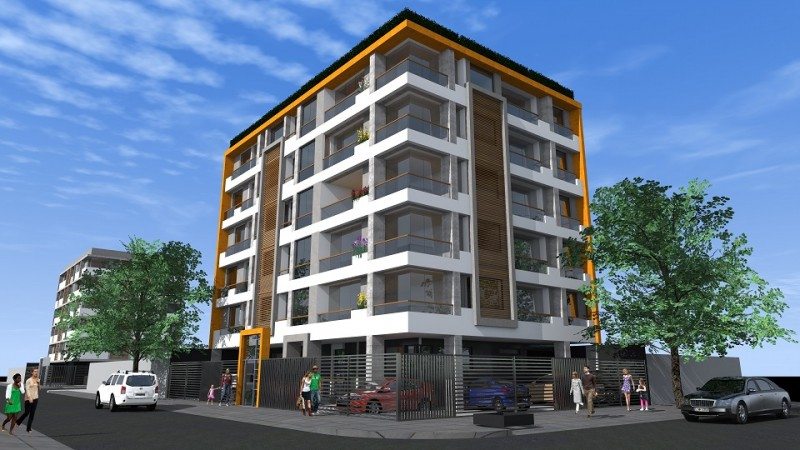
#> input picture Practica5/data/edificio.jpg, 800 x 450 px, found by its file name
$ jupyter execute 'Práctica5.ipynb'   (shell and % lines are left out)
#> lines starting #> are read from the running program, lines starting #| are printed output that depends on the picture; after the words box and inside, x2 and y2 are one past the last pixel; in counts of white or black regions, pixels touching at a corner belong together
<a href="https://colab.research.google.com/github/Jegovila/cursoVR/blob/main/Practica5%3A%20Detecci%C3%B3n%20de%20esquinas/python/Pr%C3%A1ctica5.ipynb" target="_parent"></a>

[cell 1]
import cv2
import numpy as np
import matplotlib.pyplot as plt
from google.colab.patches import cv2_imshow

Filtros

[cell 2]
# ----- BOX -----
n = 17
h = np.ones((n, n), np.float32)/(n*n)
# ----Sobel------
hx = np.matrix('-1 0 1;-2 0 2;-1 0 1')
hy = np.matrix('-1 -2 -1;0 0 0;1 2 1')
# ----- Gauss ----
hg = np.matrix('1 4 6 4 1;4 16 24 16 4;6 24 36 24 6;4 16 24 16 4;1 4 6 4 1')
hg = hg * (1/256)

Leer imagen

[cell 3]
I = cv2.imread("edificio.jpg")
#> I is the input picture: shape (450, 800, 3); mean B, G, R 142.3, 119.2, 99.7
Ig = cv2.cvtColor(I, cv2.COLOR_BGR2GRAY)
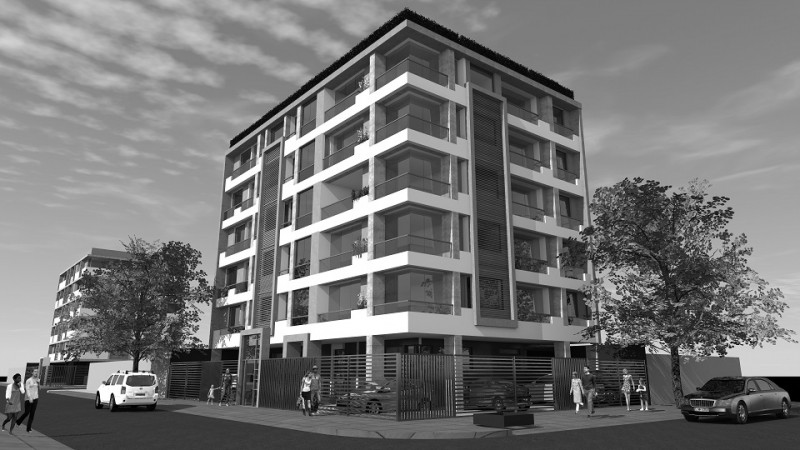
#> Ig: shape (450, 800); min 0, max 255, mean 116
Ig = Ig.astype(np.float64) # convertir a float, de lo contrario los calculos se redondean
M, N = Ig.shape
#> M = 450; N = 800

Parámetros del detector

[cell 4]
alpha = 0.0014
th = 50
vecindad = 50

[cell 5]
S = np.zeros((M, N), dtype=np.float64)

# Suavizado
Ig = cv2.filter2D(Ig, -1, h)
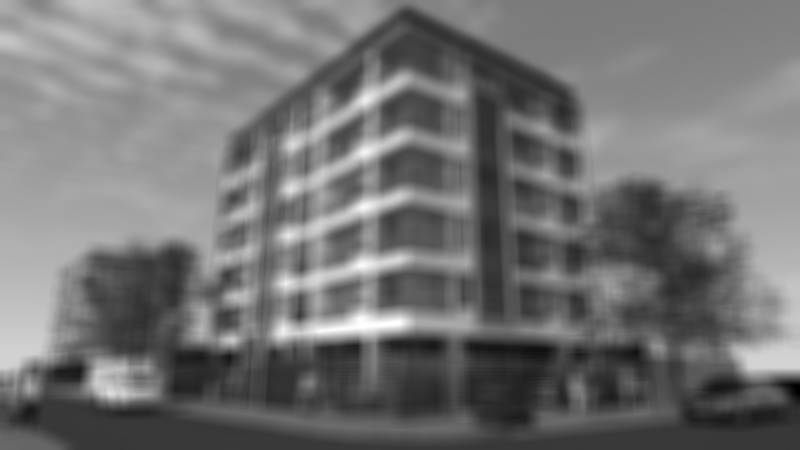
#> Ig: shape (450, 800) float64; min 0.332, max 254.5, mean 116

# Derivadas
Ix = cv2.filter2D(Ig, -1, hx)
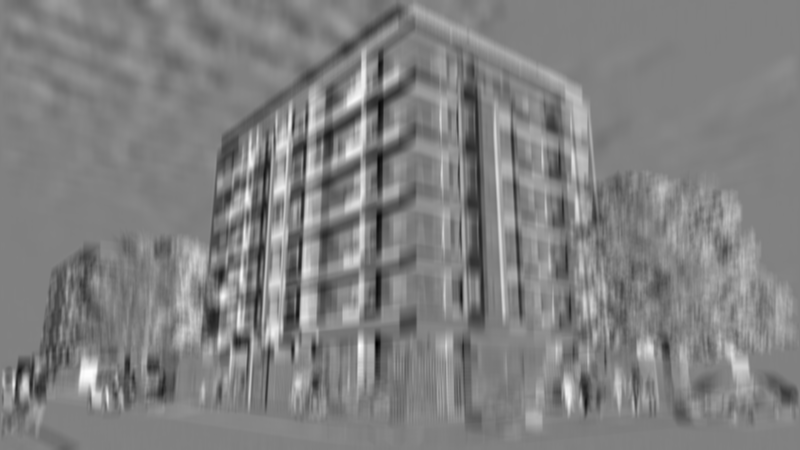
#> Ix: shape (450, 800) float64; min -86.38, max 84.52, mean -0.1; drawn with min black and max white
Iy = cv2.filter2D(Ig, -1, hy)
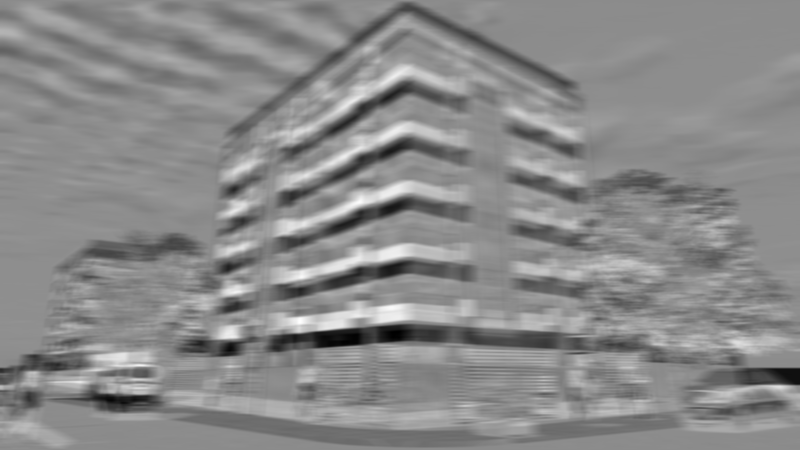
#> Iy: shape (450, 800) float64; min -111.8, max 92.28, mean -1.5; drawn with min black and max white
# Ixx = cv2.filter2D(Ix, -1, hx)

HE11 = np.multiply(Ix,Ix)
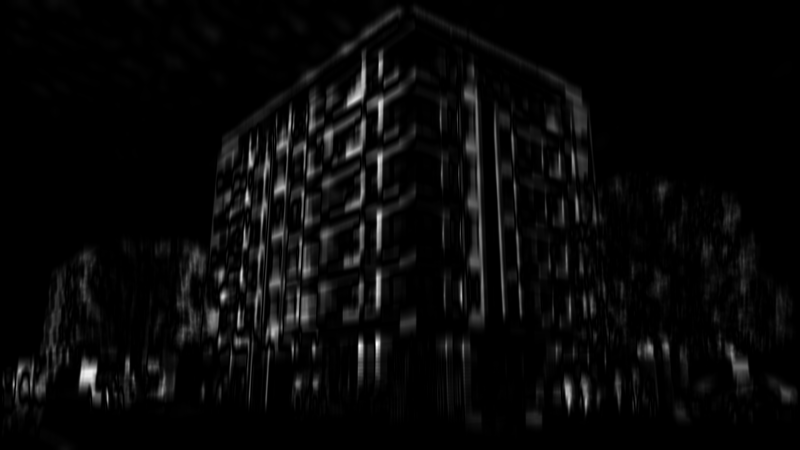
#> HE11: shape (450, 800) float64; min 0, max 7461.6, mean 262.6; drawn with min black and max white
HE22 = np.multiply(Iy,Iy)
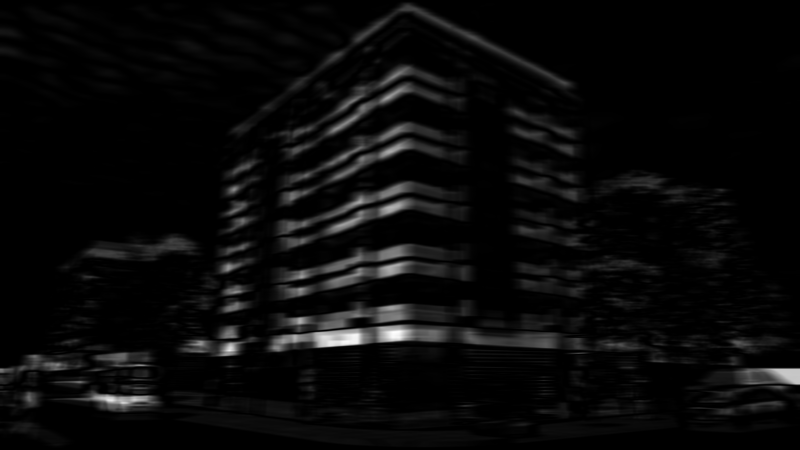
#> HE22: shape (450, 800) float64; min 0, max 12498.3, mean 494.1; drawn with min black and max white
HE12 = np.multiply(Ix,Iy)
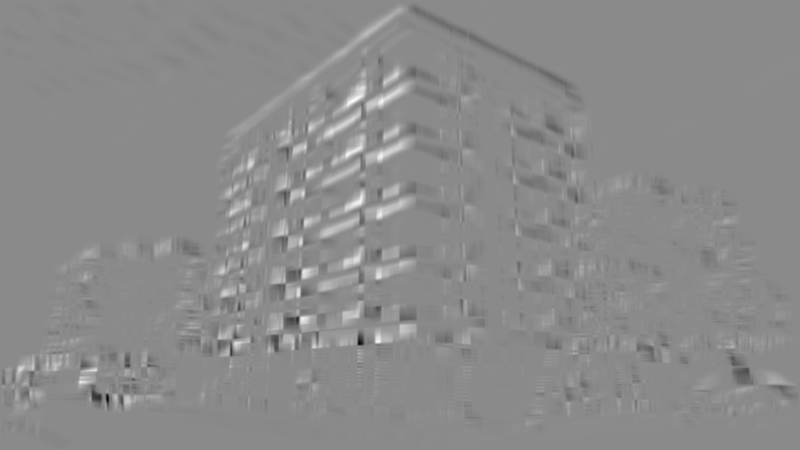
#> HE12: shape (450, 800) float64; min -7193.9, max 6026, mean 44.2; drawn with min black and max white

A = cv2.filter2D(HE11, -1, hg)
B = cv2.filter2D(HE22, -1, hg)
C = cv2.filter2D(HE12, -1, hg)

[cell 6]
V = (A * B) - (C**2) - alpha * ((A * B) * (A * B))
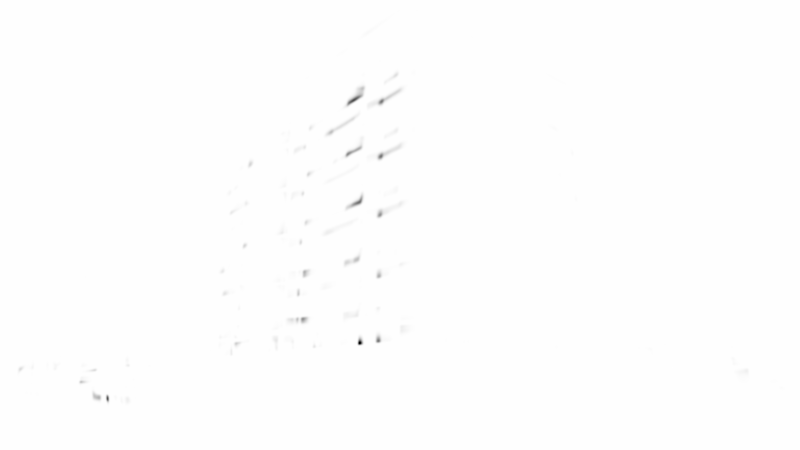
#> V: shape (450, 800) float64; min -1.79e+12, max 178.6, mean -2.2e+09; drawn with min black and max white
U = V > th
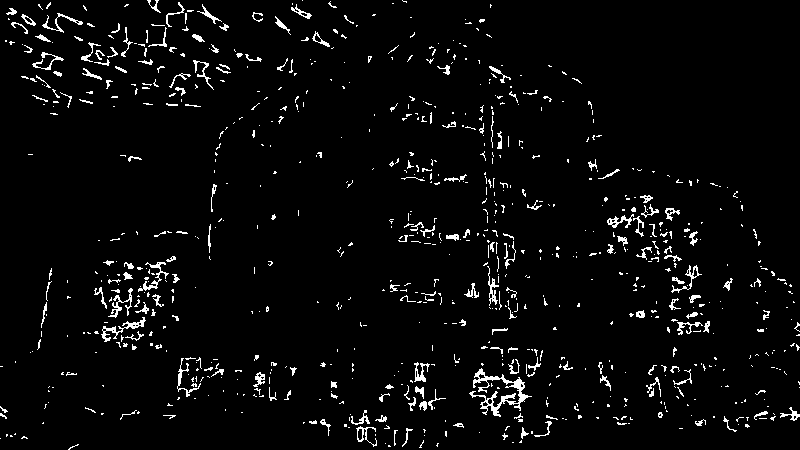
#> U: shape (450, 800) bool; 3.8% white in thin lines or dots

Supresión no máxima

[cell 7]
for r in range(M):
    for c in range(N):
        if U[r, c]:
            I1 = np.array([r - vecindad, 0])
            I2 = np.array([r + vecindad, M])
            I3 = np.array([c - vecindad, 0])
            I4 = np.array([c + vecindad, N])

            datxi = np.max(I1)
            datxs = np.min(I2)
            datyi = np.max(I3)
            datys = np.min(I4)

            MaxB = np.max(V[datxi:datxs, datyi:datys])

            if V[r, c] == MaxB:
                S[r, c] = 1
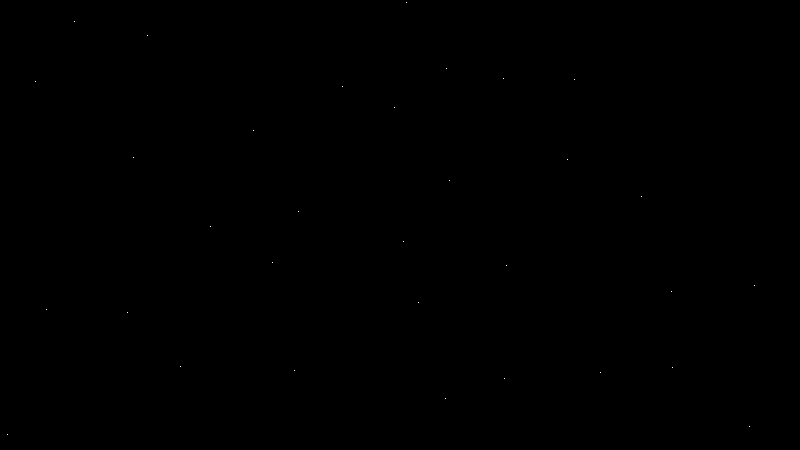
#> S: shape (450, 800) float64; values 0 (black) and 1 (white), 0.01% white in thin lines or dots, all inside (x1, y1, x2, y2) = (7, 2, 755, 435)

Dibujar esquinas

[cell 8]
for r in range(M):
    for c in range(N):
        if S[r, c]:
            # cv2.drawMarker(img, (x, y), color, markerType, markerSize, thickness)
            cv2.drawMarker(I, (c, r), (0, 255, 0), cv2.MARKER_CROSS, 15, 2)
